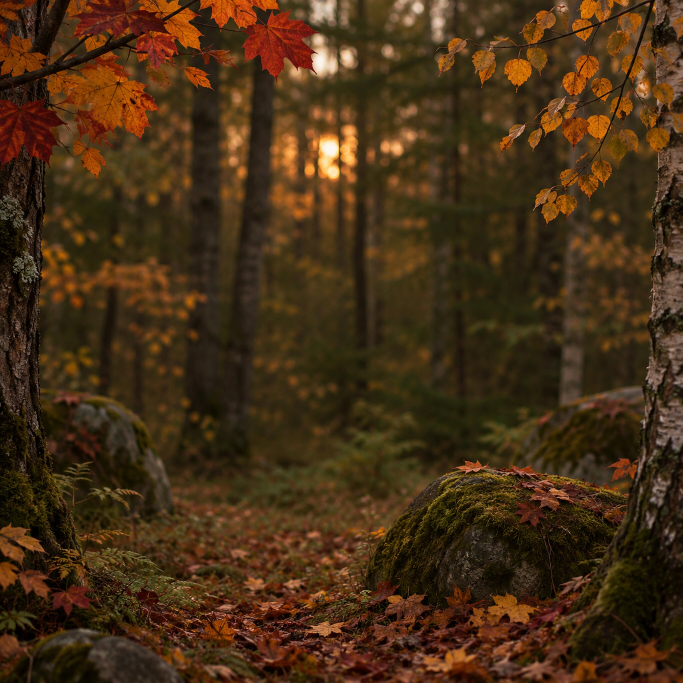
#> input picture design/backgrounds/masters/autumn-01-2048.jpg, 2048 x 2048 px, given in place of autumn-01-3840.jpg_mask.png, which was not available (shown at 1/3 size)
$ python lace_panel.py ../../design/backgrounds/masters/autumn-01-2048.jpg ../../design/backgrounds/masters/autumn-01-3840.jpg ../../design/backgrounds/masters/autumn-01-3840.jpg
#> lines starting #> are read from the running program, lines starting #| are printed output that depends on the picture
### tools/materials/common.py
"""Helpers the material bakers share: image I/O, seam cutting, noise, and oak.

Images are float32 arrays in 0..1, sRGB unless a name says linear.
"""

import os

import numpy as np
from PIL import Image

# The downloads are local, not in git; MANOR_DIR points elsewhere (another checkout's).
MANOR = os.environ.get('MANOR_DIR') or os.path.join(
    os.path.dirname(os.path.abspath(__file__)), '..', '..', 'design', 'manor')


# [6 lines left out: function source, not called in this run]


def load(path, mode='RGB'):
    return np.asarray(Image.open(path).convert(mode), np.float32) / 255.0


# [44 lines left out: functions save, resize, _spectrum_resize, resize_periodic, not called in this run]


def to_linear(c):
    return np.where(c <= 0.04045, c / 12.92, ((c + 0.055) / 1.055) ** 2.4)


def to_srgb(c):
    c = np.clip(c, 0, None)
    return np.where(c <= 0.0031308, c * 12.92, 1.055 * c ** (1 / 2.4) - 0.055)


def hex_rgb(h):
    return np.array([int(h[i:i + 2], 16) for i in (1, 3, 5)], np.float32) / 255.0


# [73 lines left out: functions downscale, _cut_path, seam_tile, not called in this run]


# Noise: value noise from a hash of the lattice, optionally periodic per axis.

def _hash(ix, iy, seed):
    h = (ix.astype(np.int64) * 374761393 + iy.astype(np.int64) * 668265263
         + seed * 2147483647) & 0xFFFFFFFF
    h = ((h ^ (h >> 13)) * 1274126177) & 0xFFFFFFFF
    h = h ^ (h >> 16)
    return (h & 0xFFFFFF).astype(np.float32) / 0xFFFFFF


def value_noise(x, y, seed=0, period=(0, 0)):
    """Smooth noise in 0..1 at float coords; period (px, py) in lattice cells, 0 = none."""
    x0 = np.floor(x)
    y0 = np.floor(y)
    fx = x - x0
    fy = y - y0
    fx = fx * fx * (3 - 2 * fx)
    fy = fy * fy * (3 - 2 * fy)
    x0 = x0.astype(np.int64)
    y0 = y0.astype(np.int64)
    x1 = x0 + 1
    y1 = y0 + 1
    if period[0]:
        x0, x1 = x0 % period[0], x1 % period[0]
    if period[1]:
        y0, y1 = y0 % period[1], y1 % period[1]
    a = _hash(x0, y0, seed)
    b = _hash(x1, y0, seed)
    c = _hash(x0, y1, seed)
    d = _hash(x1, y1, seed)
    return (a * (1 - fx) + b * fx) * (1 - fy) + (c * (1 - fx) + d * fx) * fy


def fbm(x, y, octaves, seed=0, period=(0, 0), gain=0.5):
    """Sum of octaves of value noise, roughly in -1..1."""
    total = np.zeros_like(x, dtype=np.float32)
    amp = 1.0
    norm = 0.0
    f = 1
    for o in range(octaves):
        p = (period[0] * f, period[1] * f)
        total += amp * (value_noise(x * f, y * f, seed + 17 * o, p) * 2 - 1)
        norm += amp
        amp *= gain
        f *= 2
    return total / norm


def rand(key, seed):
    """A float in 0..1 per integer key (array or scalar)."""
    k = np.asarray(key, np.int64)
    return _hash(k, k * 7 + 3, seed)


# Oak, flat-sawn: growth rings of a log whose pith lies below the board,
# cut through by the face, with pores along the grain and a few ray flecks.

# [59 lines left out: function oak, not called in this run]

### tools/materials/lace.py
#!/usr/bin/env python3
"""Bakes the library's lace curtains: a generated net, the flowers of library-lace-01.png
over it, and the scalloped hem as a strip of its own.

    python3 tools/materials/lace.py OUT_DIR

The library's copy (lace-2, the old bake): `lace.py build/notes/lace-library/lace-2`. No seed: the net's
jitter is hashed (cm.rand's seeds 11 and 12, the thread's wobble 13), so it bakes the same
every time.

Writes, all coverage (linear, 0 where light passes, 1 solid):
- lace_net.png (L8, NET_SIZE px, NET_M a side): the tulle, hexagonal bobbinet, made here.
  It repeats NET_REPEAT times a motif tile, so its UV is the motif's times NET_REPEAT.
- lace_motif.png (L8, MOTIF_SIZE px, TILE_M a side): the flowers, leaves and stems cut
  from the download, its light, shading and folds taken out; 0 between them.
- lace_border.png (RGB8, BORDER_W x BORDER_H, TILE_M long, wraps along x only): the hem.
  R the border's lace; G where there is cloth at all (0 below the scallops and in the
  openwork's holes); B how much of the field's motif shows (1 at the strip's top, 0 below
  a wavy line through the net above the border's arcs).
The shader: field = max(net, motif); in the hem band, G * max(net, R, B * motif). The
thread is THREAD with roughness ROUGH (no map).

The download is a whole curtain on black, lit from the front with folds painted in. Its
net is left behind: the motifs are where the lace's coverage, smoothed past the net's
cells, is high. Its trails repeat REPEAT px across, so a tile two repeats wide wraps along
x by design and is seam-cut along y. Also writes previews (the coverage tiled 3x3, from
afar, close up, backlit as against a window, and the hem under the field) and contact.html.
"""

import os
import sys

import numpy as np
from PIL import Image

import common as cm

TILE_M = 0.56           # metres a motif tile covers, both ways: its flowers come out 5 to
                        # 6.5 cm, its trails 28 cm apart, the download's net 2.4 mm
REPEAT = 347            # source px: the trails' repeat across (autocorrelation peak)
MOTIF_SIZE = 1024       # px: 0.55 mm a px
FIELD = (30, 40, 994)   # x0, y0, x1 of the field in the download: inside the selvedges
OVERLAP = 96            # source px the edges overlap for the seam cut
FOLD_WIDTH = 81         # px: straight bands down the curtain narrower than about half this
                        # are folds
WHITE_BLOCK = 48        # px: the thread's lit brightness is a high percentile per block,
WHITE_PCT = 97          # then smoothed over WHITE_SMOOTH px
WHITE_SMOOTH = 40
SHAPE_BLUR = 1.6        # source px: smooths the download's net away; what stays above
SHAPE = (0.53, 0.58)    # this coverage ramp is a motif's shape
DETAIL_BLUR = 0.6       # source px: the veins and the flowers' eyes, open where the
VEIN = (0.18, 0.36)     # coverage falls this far below its surroundings (VEIN_AROUND px),
VEIN_AROUND = 3.0       # so the download's broad shading goes and only narrow dark lines stay
VEIN_OPEN = 0.45        # coverage left in a vein: the cloth-work's veins are open stitches
SUPPORT = 5.0           # output px: a shape whose smoothed coverage stays under SUPPORT_MIN
SUPPORT_MIN = (0.22, 0.32)  # is a speck of the download's light, not cloth-work

NET_REPEAT = 16         # net tiles a motif tile: 35 mm
NET_SIZE = 256          # px: 0.137 mm a px
NET_COLS, NET_ROWS = 19, 22  # holes a net tile, rows staggered: 1.84 mm apart along a row,
                        # 1.59 mm between rows (a regular hexagon's 1.60); Nottingham curtain
                        # net is 1.5 to 3 mm
NET_THREAD_MM = 0.28    # the twisted threads between holes
NET_ROUND = 0.52        # hole radius, of the pitch: rounds the hexagons' corners, so the
                        # threads thicken where three meet, as bobbinet's twists do
NET_JITTER = 0.06       # of the pitch: the holes' centres wander, so the mesh is not a stamp
NET_WIDTH_VAR = 0.18    # the thread's width wanders by this share

BORDER_ROWS = (1207, 1470)  # source rows of the hem strip: above the arcs to below the
BORDER_PERIOD = 351         # scallops, whose repeat is this; two repeats make the strip
BORDER_W, BORDER_H = 1024, 384
BORDER_CUT = (1210, 1290)   # source rows the field-to-border line wanders in
BORDER_SHAPE = (0.53, 0.60)
HOLE = (0.08, 0.16)     # brightness (of the lace's white) under which the hem has no cloth

THREAD = '#ddd3bf'      # guess: sRGB albedo, off-white cotton, warm and aged
ROUGH = 0.9             # cotton
TRANSMIT = 0.12         # guess: share of the light behind that a thread lets through, warm
PREVIEW = NET_SIZE * NET_REPEAT  # px a side of the full-detail composite: 4096


# [9 lines left out: function blur, not called in this run]


def ramp(a, lo_hi):
    lo, hi = lo_hi
    return np.clip((a - lo) / (hi - lo), 0, 1)


# [31 lines left out: functions coverage, motifs, not called in this run]


def net_tile():
    """Hexagonal net: threads along the Voronoi edges of staggered holes, supersampled."""
    ss = 4
    n = NET_SIZE * ss
    pitch = TILE_M * 1000 / NET_REPEAT / NET_COLS      # mm along a row
    row = TILE_M * 1000 / NET_REPEAT / NET_ROWS                      # mm between rows
    y, x = (np.mgrid[0:n, 0:n].astype(np.float32) + 0.5) / n
    u, v = x * NET_COLS, y * NET_ROWS
    d1 = np.full(u.shape, 1e9, np.float32)
    d2 = d1.copy()
    j0 = np.floor(v).astype(np.int64)
    for dj in (-1, 0, 1):
        j = j0 + dj
        off = 0.5 * (j & 1)
        i0 = np.floor(u - off).astype(np.int64)
        for di in (-1, 0, 1, 2):
            i = i0 + di
            key = (i % NET_COLS) + NET_COLS * (j % NET_ROWS)
            cu = i + off + 0.5 + (cm.rand(key, 11) - 0.5) * 2 * NET_JITTER
            cv = j + 0.5 + (cm.rand(key, 12) - 0.5) * 2 * NET_JITTER * pitch / row
            d = np.hypot((u - cu) * pitch, (v - cv) * row)
            d2 = np.where(d < d1, d1, np.minimum(d2, d))
            d1 = np.minimum(d1, d)
    wobble = cm.fbm(x * 8, y * 8, 2, seed=13, period=(8, 8))
    half = 0.5 * NET_THREAD_MM * (1 + NET_WIDTH_VAR * wobble)
    solid = ((d2 - d1) * 0.5 < half) | (d1 > NET_ROUND * pitch)
    return solid.astype(np.float32).reshape(NET_SIZE, ss, NET_SIZE, ss).mean((1, 3))


def luminance(rgb):
    return cm.to_linear(rgb) @ np.array([0.2126, 0.7152, 0.0722], np.float32)


# [40 lines left out: functions field_motif, border_strip, not called in this run]


def tiled(a, n, m=None):
    return np.tile(a, (m or n, n) + (1,) * (a.ndim - 2))


def save_jpg(path, a):
    Image.fromarray((np.clip(a, 0, 1) * 255 + 0.5).astype(np.uint8)).save(path, quality=90)
    print(f'wrote {path}')


# [12 lines left out: function shade, not called in this run]


def box(a, f):
    h, w = a.shape[0] // f, a.shape[1] // f
    return a[:h * f, :w * f].reshape(h, f, w, f, *a.shape[2:]).mean((1, 3))


# [124 lines left out: functions bake, write_contact, not called in this run]


# [5 lines that do not run on import are left out]

### tools/materials/lace_panel.py
#!/usr/bin/env python3
"""The lace a curtain panel samples: one way of the lace library's field and its hem in
one mask, the field's tile (1024 rows, 0.56 m) over the hem's strip (384 rows, 0.21 m), at
one scale, 1024 x 1408 L8.

    python3 tools/materials/lace_panel.py LIBRARY TAG OUT.png

LIBRARY is the lace library's folder (build/notes/lace-library), TAG a way in it (f2, f,
d): its TAG_mask.png (the field's tile, as the baker boxed it) and TAG_hem_full.png and
TAG_motif_full.png (the hem's R lace, G cloth, B field at full detail), put together as
lace_crisp.views does for its hem previews, then boxed to the field's scale. The hem's
top row continues the field's first, so shaders::ROOM_FRAG reads down the field's tile and
on into the hem with no seam; the scallops are the hem's own zero coverage.
"""

import os
import sys

import numpy as np

import common as cm
import lace

HEM_H = 1536          # lace_crisp.HEM_H: the hem strip's rows at full detail


def main(lib, tag, out):
    field = cm.load(os.path.join(lib, tag, f'{tag}_mask.png'), 'L')
#> in load, `return np.asarray(Image.open(path).convert(mode), np.float32) / 255.0`:
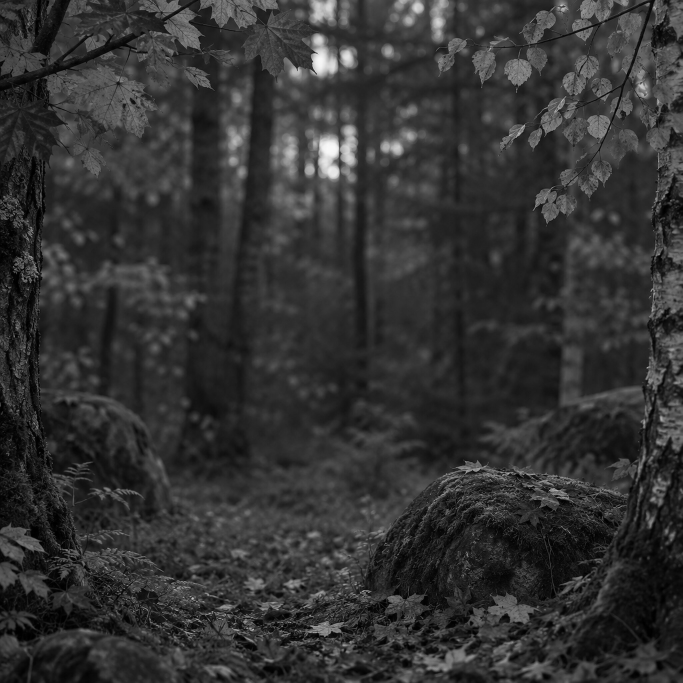
#> returned value: shape (2048, 2048) float32 (shown at 1/3 size); min 0, max 0.98, mean 0.201
    hem = cm.load(os.path.join(lib, tag, f'{tag}_hem_full.png'))
#> call 2 of load, with mode = 'RGB'
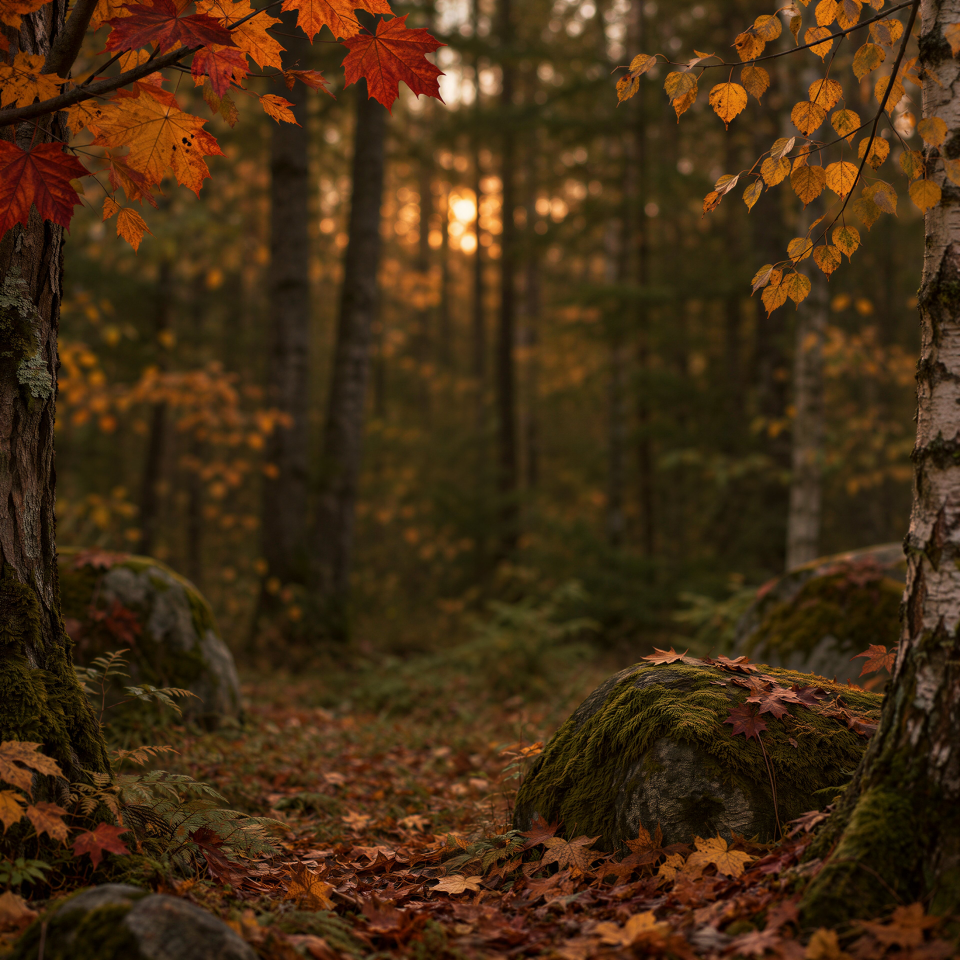
#> input picture design/backgrounds/masters/autumn-01-3840.jpg, 3840 x 3840 px, given in place of autumn-01-3840.jpg_hem_full.png, which was not available (shown at 1/4 size)
    motif = cm.load(os.path.join(lib, tag, f'{tag}_motif_full.png'), 'L')
#> call 3 of load, with mode = 'L'
#> in load (call 3), `return np.asarray(Image.open(path).convert(mode), np.float32) / 255.0`:
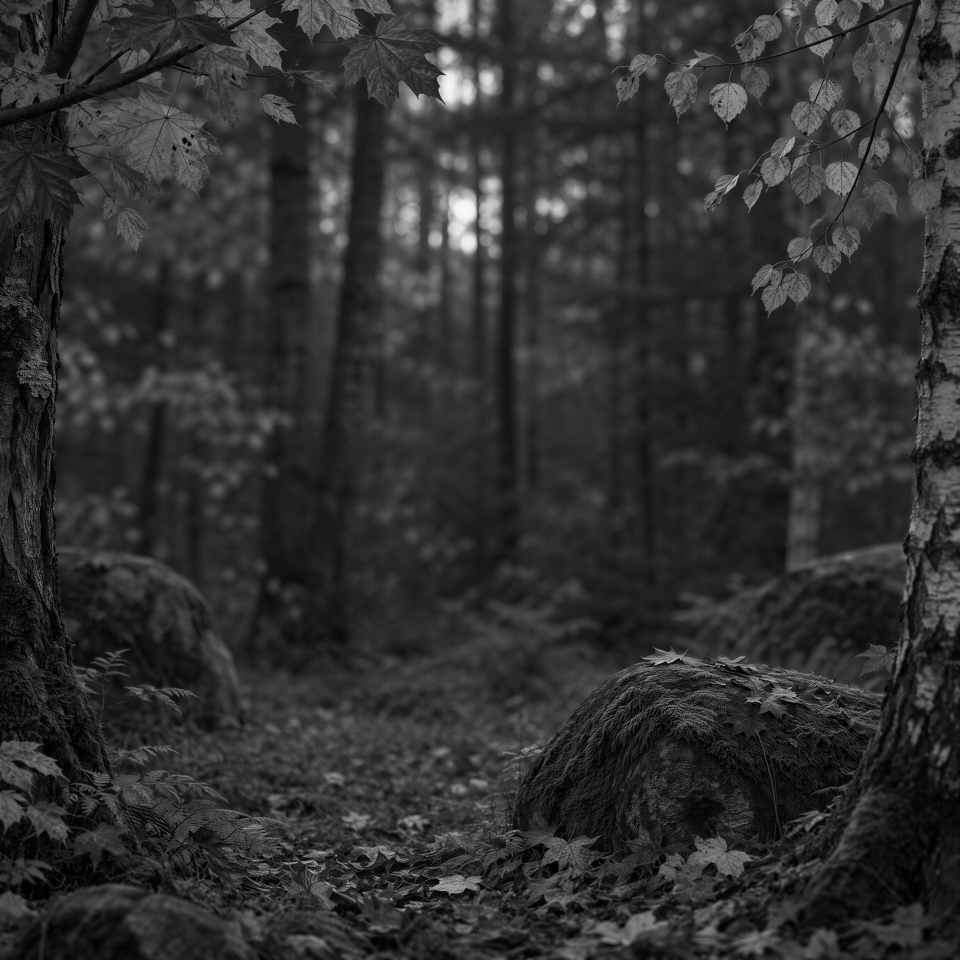
#> returned value: shape (3840, 3840) float32 (shown at 1/4 size); min 0, max 0.98, mean 0.191
    net = lace.net_tile()
    r, g, b = hem[..., 0], hem[..., 1], hem[..., 2]
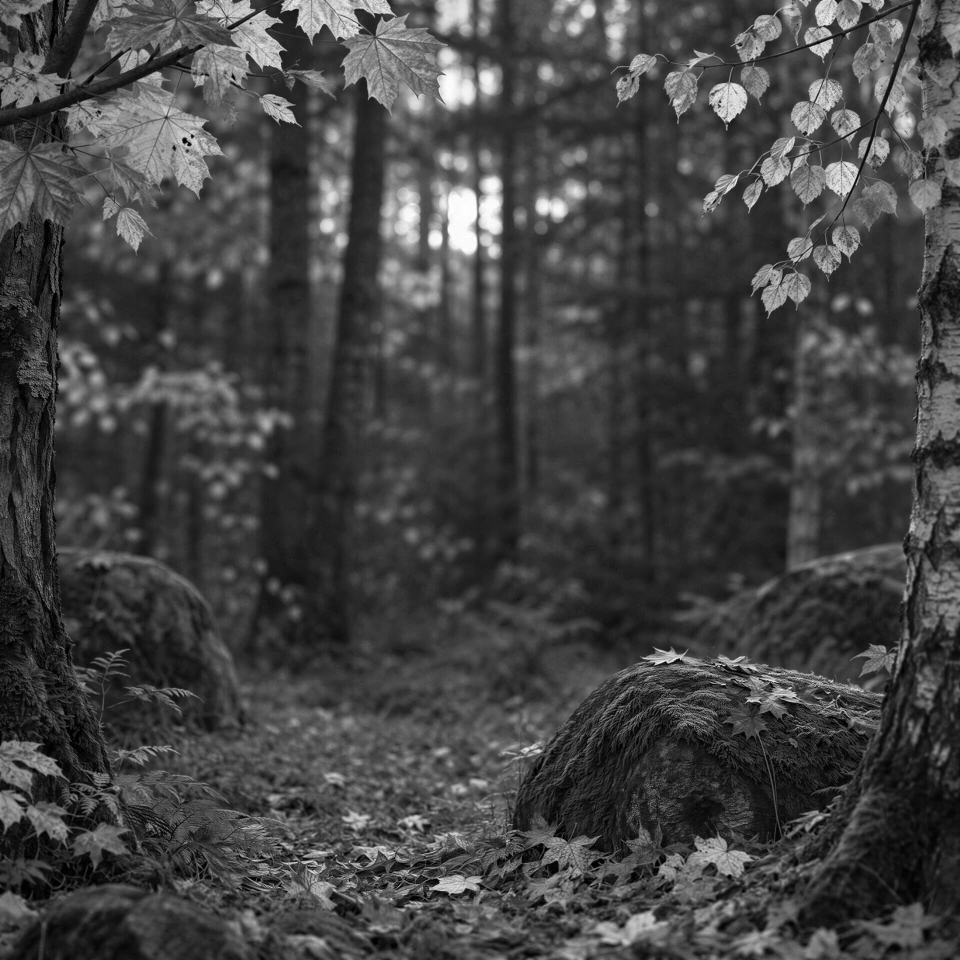
#> r: shape (3840, 3840) float32 (shown at 1/4 size); min 0, max 1, mean 0.268
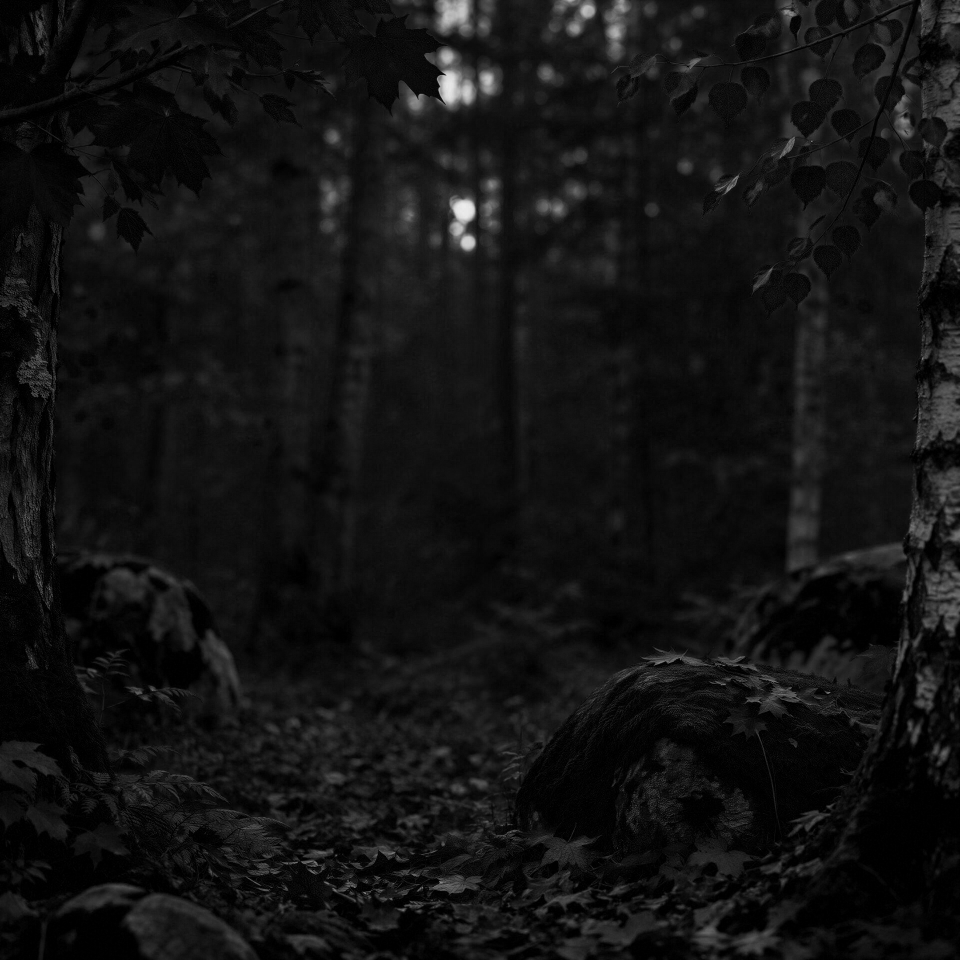
#> b: shape (3840, 3840) float32 (shown at 1/4 size); min 0, max 0.925, mean 0.074
    netb = lace.tiled(net, lace.NET_REPEAT, -(-HEM_H // lace.NET_SIZE))[:HEM_H]
#> (the run stopped early here; a loop or call above may not have finished)
